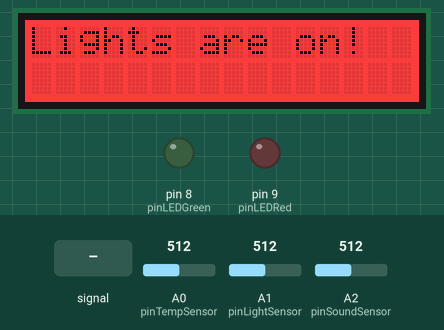
Recording of a sketch running on a simulated Arduino Uno, built with avr-gcc and run on an emulated ATmega328P. Shown: 16×2 character LCD, output pins drawn as LEDs (lit = HIGH). The test bench sets the inputs (shaded band); at power-on: A1 (pinLightSensor) = 512, A0 (pinTempSensor) = 512, A2 (pinSoundSensor) = 512. What the sketch prints to the serial monitor is not drawn.

Above: at 1.2 s.
1.3 s: A2 (pinSoundSensor) fed a 2 Hz sine of ±306 counts around its level
At 9.3 s:
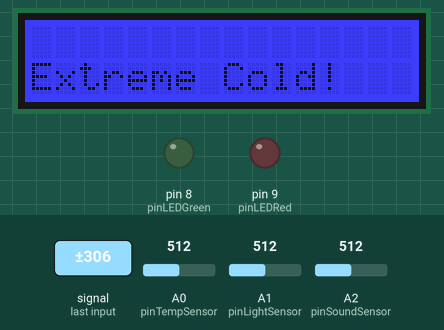
11.9 s: A1 (pinLightSensor) set to 492
25.7 s: A0 (pinTempSensor) set to 757
33.7 s: A0 (pinTempSensor) set to 781
At 39.47 s:
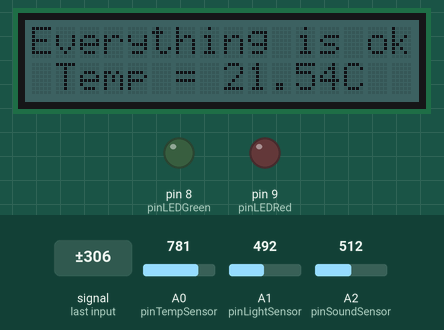
41.7 s: A0 (pinTempSensor) set to 900
At 53.9 s:
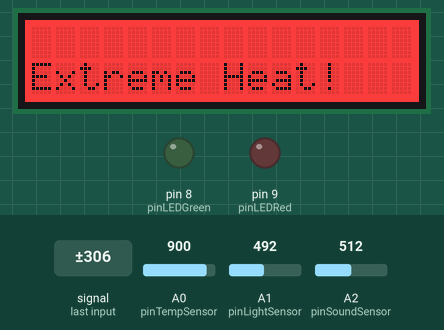
Timing chart, 0 to 62.2 s (numbered marks = the images above; inputs shaded):
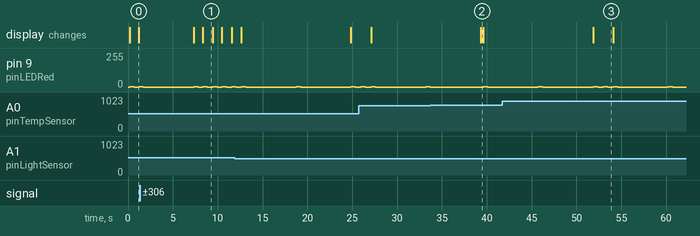

The sketch:

Home.ino
```cpp
#include <Wire.h>
#include "rgb_lcd.h"
#include <math.h>

rgb_lcd lcd;

float temperature;
int lightValue;
int soundValue;
bool errorTemp = false;
bool errorLight = false;
bool errorSound = false;
bool errorTempCold = false;
bool errorTempHot = false;
int lights = 0;
int cold = 0;
int hot = 0;
int intruder = 0;

const int B = 4275;
const int R0 = 100000;

const int pinTempSensor = A0;
const int pinLightSensor = A1;
const int pinSoundSensor = A2;
const int pinLEDRed = 9;
const int pinLEDGreen = 8;

void setup() {
  lcd.begin(16, 2);
  Serial.begin(9600);
}

void loop() {
  temperature = 0;
  temp();
  light();
  sound();
  lightMessages();
  temperatureMessages();
  ok();
  serialErrors();
}

void light() {
  lightValue = analogRead(pinLightSensor);
}

void sound() {
  soundValue = analogRead(pinSoundSensor);
  //Serial.println(soundValue);
  if(soundValue > 500) {
    errorSound = true;
  } else {
    errorSound = false;
  }
}

void temp() {
  int a = analogRead(pinTempSensor);
  float R = 1023.0/((float)a)-1.0;
  R = R0*R;
  temperature = 1.0/(log(R/R0)/B+1/298.15)-303.14; // convert to temperature via datasheet
  delay(100);
}

void blinkLED() {
  analogWrite(pinLEDRed, HIGH);
  delay(500);
  analogWrite(pinLEDRed, LOW);
  delay(500);
}

void greenLED() {
  analogWrite(pinLEDGreen, HIGH);
}

void screenRed() {
  lcd.setRGB(255,0,0);
}

void screenBlue() {
  lcd.setRGB(0,0,255);
}

void screenNormal() {
  lcd.setRGB(0,50,50);
}

void serialErrors() {
 if (errorSound == false) {
  if (errorLight == true) {
      cold = 0;
      hot = 0;
      intruder = 0;
      if(lights == 0) {
        Serial.println("Important: Lights are on at home!");
        lights++;
      } else {
        Serial.print("");
      }
  } else if (errorTempCold == true) {
      lights = 0;
      hot = 0;
      intruder = 0;
      if(cold == 0) {
        Serial.println("Important: The temperature at home is low!");
        cold++;
      } else {
        Serial.print("");
      }
  } else if (errorTempHot == true) {
      lights = 0;
      cold = 0;
      intruder = 0;
    if(hot == 0){
      Serial.println("Important: The temperature at home is high!");
      hot++;
    } else {
      Serial.print("");
    }
 }
 } else {
    lights = 0;
    cold = 0;
    hot = 0;
    if(intruder == 0) {
    Serial.println("IMPORTANT: There was a very loud sound at home! Possible intruder.");
    intruder++;
    } else {
      Serial.print("");
    }
 }
}

void ok() {
  if(errorSound == false) {
    if (errorTemp == false && errorLight == false) {
      lcd.clear();
      analogWrite(pinLEDGreen, HIGH);
      lcd.setCursor(0, 0);
      lcd.print("Everything is ok");
      lcd.setCursor(1,1);
      lcd.print("Temp = ");
      lcd.print(temperature);
      lcd.print("C");
      screenNormal();
    }
  }
}

void lightMessages() {
  if(lightValue > 500) {
    lcd.clear();
    lcd.setCursor(0, 0);
    lcd.print("Lights are on!");
    screenRed();
    blinkLED();
    errorLight = true;
  } else {
    errorLight = false;
  }
}

void temperatureMessages() {
  if (errorSound == false) {
    if (temperature < 20) {
      lcd.clear();
      lcd.setCursor(0,1);
      lcd.print("Extreme Cold!");
      screenBlue();
      blinkLED();
      errorTemp = true;
      errorTempCold = true;
      errorTempHot = false;
    } else if (temperature > 30) {
      lcd.clear();
      lcd.setCursor(0,1);
      lcd.print("Extreme Heat!");
      screenRed();
      blinkLED();
      errorTemp = true;
      errorTempHot = true;
      errorTempCold = false;
    } else {
      errorTemp = false;
      errorTempHot = false;
      errorTempCold = false;
    }
  } else {
      lcd.clear();
      lcd.setCursor(0,0);
      lcd.print("LOUD SOUND");
      lcd.setCursor(0,1);
      lcd.print("DETECTED!");
      screenRed();
      blinkLED();
      delay(5000);
      if (soundValue < 500) {
        errorSound = false;
      } else {
        errorSound = true;
      }
  }
}
```

Measured:
- the behaviour switches between 769 and 770 on A0 (pinTempSensor) (found by bisection; images 1 and 2)
- after the input at 1.3 s, the display: first differs from a run without the input after 7.0 s (image 1)
- after the input at 33.7 s, the display: changes after 5.7 s (image 2)
- after the input at 41.7 s, the display: changes after 10.1 s (image 3)
- what the display in image 0 shows lasts 1.0 s, from 0.2 s to 1.2 s
- what the display in image 1 shows lasts 1.2 s, from 8.3 s to 9.5 s
- what the display in image 3 shows lasts 2.3 s, from 51.8 s to 54.1 s
